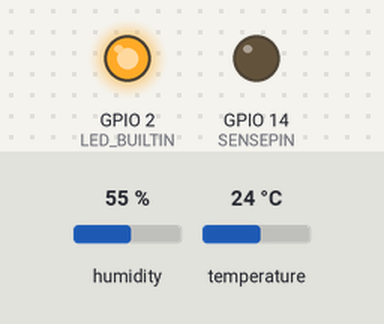
Simulated run of this sketch. Board: ESP8266 (NodeMCU). Shown: output pins drawn as LEDs (lit = HIGH, except the on-board LED, lit = LOW). The test bench sets the inputs (shaded band); at power-on: humidity 55 %, temperature 24 °C. WiFi joins after 1.5 s; servers stay silent unless stated; uploads are accepted with an empty reply; what the sketch prints to the serial monitor is not drawn. At 3.9 s the program puts the board to deep sleep or switches it off; the recording ends there.

Above: at 0.1 s.
At 1.6 s:
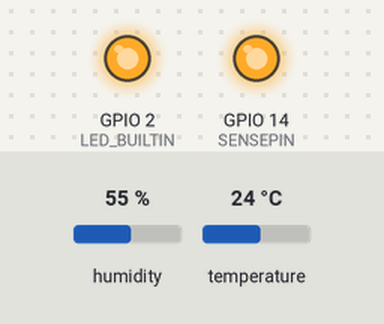
Timing chart, 0 to 3.9 s (numbered marks = the images above):
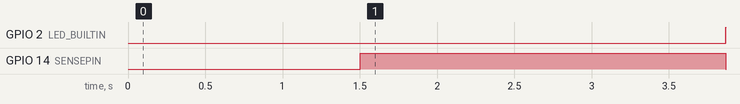

Measured:
- by itself, GPIO 2 (LED_BUILTIN): LOW → HIGH at 3.9 s
- by itself, GPIO 14 (SENSEPIN): LOW → HIGH at 1.5 s, → LOW 2.4 s later

The sketch:

PalletStation.ino
```cpp
#include "DHT.h"
#include <ESP8266WiFi.h>
#include <DNSServer.h>
#include <ESP8266WebServer.h>
//#include <WiFiManager.h>

#include <ESP8266HTTPClient.h>
#include <ESP8266httpUpdate.h>


#define DHTPIN 4
#define SENSEPIN 14
#define DHTTYPE DHT22
#define VERSION_STRING "0.5"

#define S1_OPEN   12
#define S1_CLOSE  13
#define S2_OPEN   14
#define S2_CLOSE  5


const char* ssid     = "SolarGarden";
const char* password = "Solaryou17!";

const char* id = "5";
const char* auth = "DDD61575C1CD0A8FC5B856BDF62973B10620F78D6E80460AE423F6D3D42E7EA1";
const char* fmt = "http://sense.joshmcculloch.nz/index.php/api/update/%s/%s?temp=%d&humid=%d&soil=%d&retries=%d&rssi=%d&version=%s";
char url_buffer[200];

DHT dht(DHTPIN, DHTTYPE);

void setup() {
  pinMode(LED_BUILTIN, OUTPUT);
  pinMode(SENSEPIN, OUTPUT);

  Serial.begin(9600);

  Serial.print("Connecting to ");
  Serial.println(ssid);

  WiFi.mode(WIFI_STA);
  WiFi.begin(ssid, password);

  while (WiFi.status() != WL_CONNECTED) {
    delay(500);
    Serial.print(".");
  }

  Serial.println("");
  Serial.println("WiFi connected");
  Serial.println("IP address: ");
  Serial.println(WiFi.localIP());

  dht.begin();
}

void updateFirmware(const char* path){
  Serial.printf("Updating... %s", path);
  ESPhttpUpdate.update(path);

}

void loop() {
  digitalWrite(LED_BUILTIN, LOW);
  digitalWrite(SENSEPIN,HIGH);
  delay(2000);
  float s = (float)analogRead(A0) * 100 / 1024;
  float h = dht.readHumidity();
  float  t = dht.readTemperature();
  if (isnan(h) || isnan(t)) {
    Serial.println(F("Failed to read from DHT sensor!"));
  } else {
    Serial.print(F("DHT "));
    Serial.print(h);
    Serial.print(F("% "));
    Serial.print(t);
    Serial.print(F("°C - "));
  }
  Serial.print(F("Soil "));
  Serial.print(s);
  Serial.println(F("%"));


  if (WiFi.status() == WL_CONNECTED) {
    int rssi = WiFi.RSSI();
    Serial.print("RSSI");
    Serial.println(rssi);
    int attempt = 0;
    while (attempt < 5) {
      sprintf(url_buffer, fmt, id, auth, (int)t, (int)h, (int)s, (int)attempt, rssi,VERSION_STRING);
      Serial.println(url_buffer);

      HTTPClient http;
      http.begin(url_buffer);

      int httpCode = http.GET();
      Serial.printf("HTTP: %d\n", httpCode);

      if (httpCode == 610) {
        updateFirmware(http.getString().c_str());
      }

      if (httpCode > 0) break;
      attempt++;
    }


  }

  digitalWrite(LED_BUILTIN, HIGH);
  digitalWrite(SENSEPIN,LOW);
  ESP.deepSleep(60e6*10);
}
```
